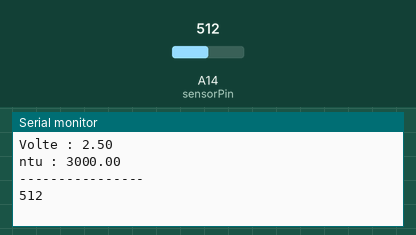
Bench run of a sketch on a simulated Arduino Mega 2560, built with avr-gcc and run on an emulated ATmega2560. On the bench: the last lines printed to the serial monitor. Inputs (shaded band) come from the test bench; at power-on: A14 (sensorPin) = 512.

Above: at 1.2 s.
1.3 s: A14 (sensorPin) set to 716
At 2.7 s:
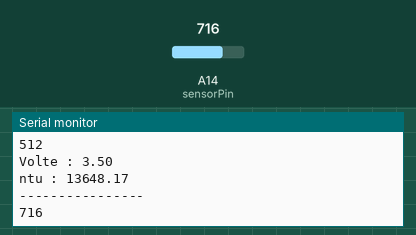
2.8 s: A14 (sensorPin) set to 810
At 4.4 s:
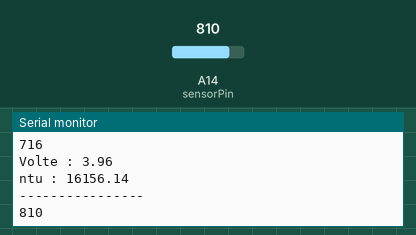
Timing chart, 0 to 5.9 s (numbered marks = the images above; inputs shaded):
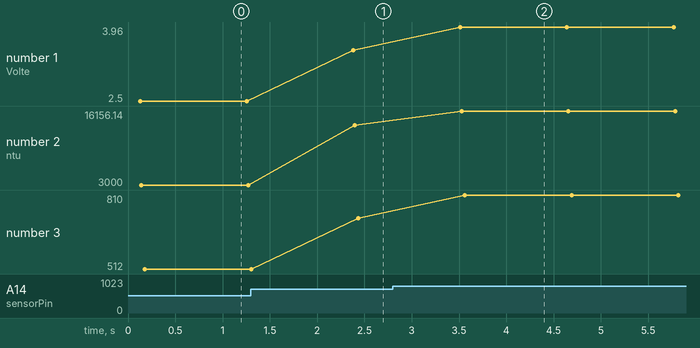

The sketch:

test_tur_sensor.ino
```cpp
#include <Wire.h>
int sensorPin = A14;
float volt;
float ntu;

void setup()
{
  Serial.begin(9600);
}

void loop()
{

  volt = 0;
  for (int i = 0; i < 800; i++)
  {
    volt += ((float)analogRead(A14) / 1023) * 5;
  }
  volt = volt / 800;
  volt = round_to_dp(volt, 2);
  if (volt < 2.5) {
    ntu = 3000;
  } else {
    //ntu = -1120.4 * square(volt) + 5742.3 * volt - 4353.8;
    ntu = -1120.4 * sqrt(volt) + 5742.3 * volt - 4353.8;

  }
  Serial.print("Volte : ");
  Serial.println(volt);
  Serial.print("ntu : ");
  Serial.println(ntu);
  Serial.println("----------------");
  Serial.println(analogRead(A14));
  delay(1000);
}

float round_to_dp( float in_value, int decimal_place )
{
  float multiplier = powf( 10.0f, decimal_place );
  in_value = roundf( in_value * multiplier ) / multiplier;
  return in_value;
}
```

Measured:
- after the input at 1.3 s, the serial monitor: prints a new line after 1.1 s (image 1)
- after the input at 2.8 s, the serial monitor: prints a new line after 0.71 s (image 2)
- plotted number 1: 2.5 → 3.5 after the input at 1.3 s, 3.5 → 3.96 after the input at 2.8 s
- plotted number 2: 3000 → 13648.17 after the input at 1.3 s, 13648.17 → 16156.14 after the input at 2.8 s
- plotted number 3: 512 → 716 after the input at 1.3 s, 716 → 810 after the input at 2.8 s
